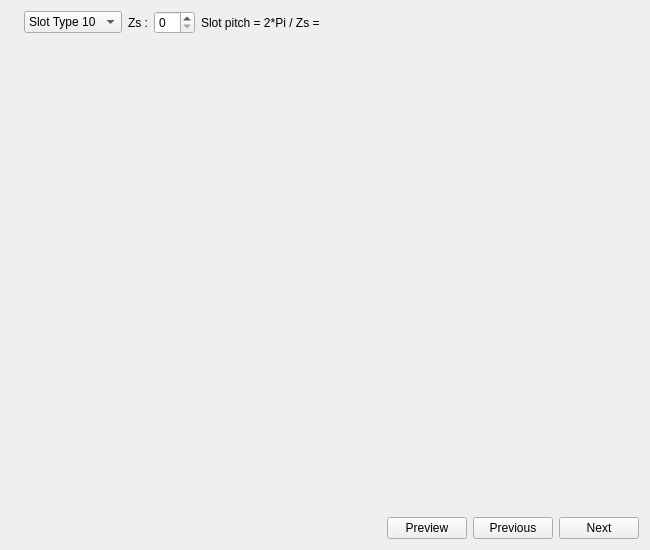
<?xml version="1.0" encoding="UTF-8"?>
<ui version="4.0">
 <class>SWSlot</class>
 <widget class="QWidget" name="SWSlot">
  <property name="geometry">
   <rect>
    <x>0</x>
    <y>0</y>
    <width>650</width>
    <height>550</height>
   </rect>
  </property>
  <property name="minimumSize">
   <size>
    <width>650</width>
    <height>550</height>
   </size>
  </property>
  <property name="windowTitle">
   <string>Form</string>
  </property>
  <layout class="QVBoxLayout" name="main_layout">
   <item>
    <layout class="QHBoxLayout" name="horizontalLayout_2">
     <item>
      <widget class="HelpButton" name="b_help">
       <property name="text">
        <string/>
       </property>
       <property name="pixmap">
        <pixmap resource="../../../Resources/pyleecan.qrc">:/images/images/icon/help_16.png</pixmap>
       </property>
      </widget>
     </item>
     <item>
      <widget class="QComboBox" name="c_slot_type">
       <item>
        <property name="text">
         <string>Slot Type 10</string>
        </property>
       </item>
       <item>
        <property name="text">
         <string>Slot Type 11</string>
        </property>
       </item>
       <item>
        <property name="text">
         <string>Slot Type 12</string>
        </property>
       </item>
      </widget>
     </item>
     <item>
      <widget class="QLabel" name="in_Zs">
       <property name="text">
        <string>Zs :</string>
       </property>
      </widget>
     </item>
     <item>
      <widget class="QSpinBox" name="si_Zs">
       <property name="maximum">
        <number>20</number>
       </property>
      </widget>
     </item>
     <item>
      <widget class="QLabel" name="out_Slot_pitch">
       <property name="text">
        <string>Slot pitch = 2*Pi / Zs = </string>
       </property>
      </widget>
     </item>
     <item>
      <spacer name="horizontalSpacer_3">
       <property name="orientation">
        <enum>Qt::Horizontal</enum>
       </property>
       <property name="sizeHint" stdset="0">
        <size>
         <width>40</width>
         <height>20</height>
        </size>
       </property>
      </spacer>
     </item>
    </layout>
   </item>
   <item>
    <widget class="QWidget" name="w_slot" native="true">
     <property name="sizePolicy">
      <sizepolicy hsizetype="Preferred" vsizetype="Expanding">
       <horstretch>0</horstretch>
       <verstretch>0</verstretch>
      </sizepolicy>
     </property>
    </widget>
   </item>
   <item>
    <layout class="QHBoxLayout" name="horizontalLayout">
     <item>
      <spacer name="horizontalSpacer">
       <property name="orientation">
        <enum>Qt::Horizontal</enum>
       </property>
       <property name="sizeHint" stdset="0">
        <size>
         <width>40</width>
         <height>20</height>
        </size>
       </property>
      </spacer>
     </item>
     <item>
      <widget class="QPushButton" name="b_plot">
       <property name="text">
        <string>Preview</string>
       </property>
      </widget>
     </item>
     <item>
      <widget class="QPushButton" name="b_previous">
       <property name="text">
        <string>Previous</string>
       </property>
      </widget>
     </item>
     <item>
      <widget class="QPushButton" name="b_next">
       <property name="text">
        <string>Next</string>
       </property>
      </widget>
     </item>
    </layout>
   </item>
  </layout>
 </widget>
 <customwidgets>
  <customwidget>
   <class>HelpButton</class>
   <extends>QLabel</extends>
   <header>pyleecan/GUI/Tools/HelpButton.h</header>
  </customwidget>
 </customwidgets>
 <resources>
  <include location="../../../Resources/pyleecan.qrc"/>
 </resources>
 <connections/>
</ui>
